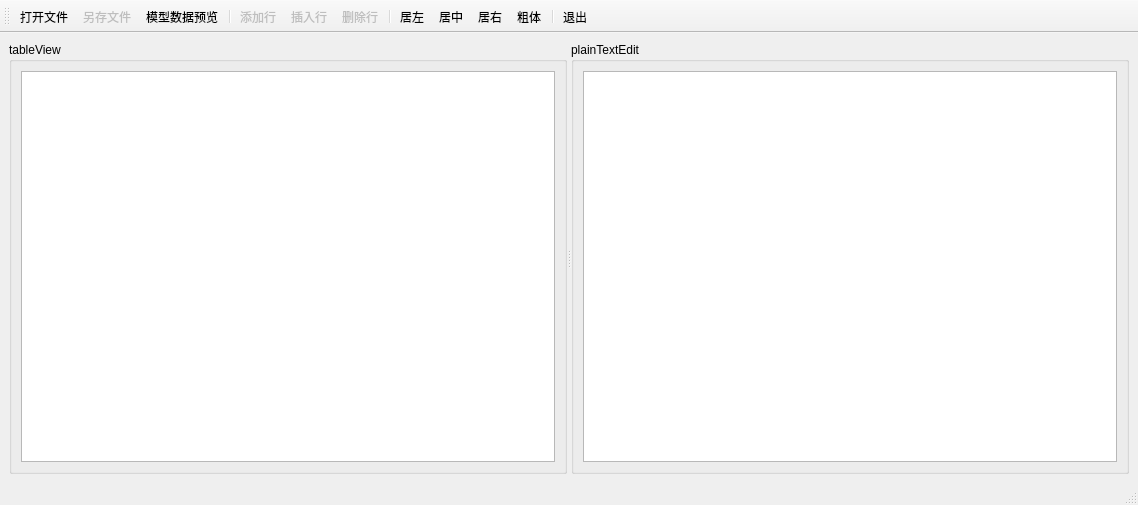
<?xml version="1.0" encoding="UTF-8"?>
<ui version="4.0">
 <class>MainWindow</class>
 <widget class="QMainWindow" name="MainWindow">
  <property name="geometry">
   <rect>
    <x>0</x>
    <y>0</y>
    <width>1138</width>
    <height>505</height>
   </rect>
  </property>
  <property name="windowTitle">
   <string>MainWindow</string>
  </property>
  <widget class="QWidget" name="centralwidget">
   <layout class="QVBoxLayout" name="verticalLayout_3">
    <item>
     <widget class="QSplitter" name="splitter">
      <property name="orientation">
       <enum>Qt::Horizontal</enum>
      </property>
      <widget class="QGroupBox" name="groupBox">
       <property name="title">
        <string>tableView</string>
       </property>
       <layout class="QVBoxLayout" name="verticalLayout">
        <item>
         <widget class="QTableView" name="tableView"/>
        </item>
       </layout>
      </widget>
      <widget class="QGroupBox" name="groupBox_2">
       <property name="title">
        <string>plainTextEdit</string>
       </property>
       <layout class="QVBoxLayout" name="verticalLayout_2">
        <item>
         <widget class="QPlainTextEdit" name="plainTextEdit"/>
        </item>
       </layout>
      </widget>
     </widget>
    </item>
   </layout>
  </widget>
  <widget class="QMenuBar" name="menubar">
   <property name="geometry">
    <rect>
     <x>0</x>
     <y>0</y>
     <width>1138</width>
     <height>23</height>
    </rect>
   </property>
  </widget>
  <widget class="QStatusBar" name="statusBar"/>
  <widget class="QToolBar" name="toolBar">
   <property name="windowTitle">
    <string>toolBar</string>
   </property>
   <property name="toolButtonStyle">
    <enum>Qt::ToolButtonTextUnderIcon</enum>
   </property>
   <attribute name="toolBarArea">
    <enum>TopToolBarArea</enum>
   </attribute>
   <attribute name="toolBarBreak">
    <bool>false</bool>
   </attribute>
   <addaction name="actOpen"/>
   <addaction name="actSave"/>
   <addaction name="actModelData"/>
   <addaction name="separator"/>
   <addaction name="actAppend"/>
   <addaction name="actInsert"/>
   <addaction name="actDelete"/>
   <addaction name="separator"/>
   <addaction name="actAlignLeft"/>
   <addaction name="actAlignCenter"/>
   <addaction name="actAlignRight"/>
   <addaction name="actFontBold"/>
   <addaction name="separator"/>
   <addaction name="actExit"/>
  </widget>
  <action name="actOpen">
   <property name="icon">
    <iconset resource="../../res.qrc">
     <normaloff>:/res/images/open3.bmp</normaloff>:/res/images/open3.bmp</iconset>
   </property>
   <property name="text">
    <string>打开文件</string>
   </property>
   <property name="toolTip">
    <string>打开文件</string>
   </property>
  </action>
  <action name="actSave">
   <property name="enabled">
    <bool>false</bool>
   </property>
   <property name="icon">
    <iconset resource="../../res.qrc">
     <normaloff>:/res/images/save1.bmp</normaloff>:/res/images/save1.bmp</iconset>
   </property>
   <property name="text">
    <string>另存文件</string>
   </property>
   <property name="toolTip">
    <string>表格内容另存为文件</string>
   </property>
  </action>
  <action name="actAppend">
   <property name="enabled">
    <bool>false</bool>
   </property>
   <property name="icon">
    <iconset resource="../../res.qrc">
     <normaloff>:/res/images/316.bmp</normaloff>:/res/images/316.bmp</iconset>
   </property>
   <property name="text">
    <string>添加行</string>
   </property>
   <property name="toolTip">
    <string>添加一行</string>
   </property>
  </action>
  <action name="actInsert">
   <property name="enabled">
    <bool>false</bool>
   </property>
   <property name="icon">
    <iconset resource="../../res.qrc">
     <normaloff>:/res/images/306.bmp</normaloff>:/res/images/306.bmp</iconset>
   </property>
   <property name="text">
    <string>插入行</string>
   </property>
   <property name="toolTip">
    <string>插入一行</string>
   </property>
  </action>
  <action name="actDelete">
   <property name="enabled">
    <bool>false</bool>
   </property>
   <property name="icon">
    <iconset resource="../../res.qrc">
     <normaloff>:/res/images/delete.bmp</normaloff>:/res/images/delete.bmp</iconset>
   </property>
   <property name="text">
    <string>删除行</string>
   </property>
   <property name="toolTip">
    <string>删除当前行</string>
   </property>
  </action>
  <action name="actExit">
   <property name="icon">
    <iconset resource="../../res.qrc">
     <normaloff>:/res/images/exit.bmp</normaloff>:/res/images/exit.bmp</iconset>
   </property>
   <property name="text">
    <string>退出</string>
   </property>
   <property name="toolTip">
    <string>退出</string>
   </property>
  </action>
  <action name="actModelData">
   <property name="icon">
    <iconset resource="../../res.qrc">
     <normaloff>:/res/images/import1.bmp</normaloff>:/res/images/import1.bmp</iconset>
   </property>
   <property name="text">
    <string>模型数据预览</string>
   </property>
   <property name="toolTip">
    <string>模型数据显示到文本框里</string>
   </property>
  </action>
  <action name="actAlignLeft">
   <property name="icon">
    <iconset resource="../../res.qrc">
     <normaloff>:/res/images/508.bmp</normaloff>:/res/images/508.bmp</iconset>
   </property>
   <property name="text">
    <string>居左</string>
   </property>
   <property name="toolTip">
    <string>文字左对齐</string>
   </property>
  </action>
  <action name="actAlignCenter">
   <property name="icon">
    <iconset resource="../../res.qrc">
     <normaloff>:/res/images/510.bmp</normaloff>:/res/images/510.bmp</iconset>
   </property>
   <property name="text">
    <string>居中</string>
   </property>
   <property name="toolTip">
    <string>文字居中</string>
   </property>
  </action>
  <action name="actAlignRight">
   <property name="icon">
    <iconset resource="../../res.qrc">
     <normaloff>:/res/images/512.bmp</normaloff>:/res/images/512.bmp</iconset>
   </property>
   <property name="text">
    <string>居右</string>
   </property>
   <property name="toolTip">
    <string>文字右对齐</string>
   </property>
  </action>
  <action name="actFontBold">
   <property name="checkable">
    <bool>true</bool>
   </property>
   <property name="icon">
    <iconset resource="../../res.qrc">
     <normaloff>:/res/images/BLD.BMP</normaloff>:/res/images/BLD.BMP</iconset>
   </property>
   <property name="text">
    <string>粗体</string>
   </property>
   <property name="toolTip">
    <string>粗体字体</string>
   </property>
  </action>
 </widget>
 <resources>
  <include location="../../res.qrc"/>
 </resources>
 <connections/>
</ui>
